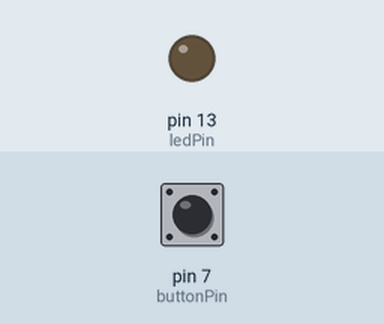
Recording of a sketch running on a simulated Arduino Uno, built with avr-gcc and run on an emulated ATmega328P. On the bench: output pins drawn as LEDs (lit = HIGH). The inputs (shaded band) are chosen by the test bench; at power-on: pin 7 (buttonPin) LOW.

Above: at 1.2 s.
1.3 s: pin 7 (buttonPin) pulled HIGH for 0.15 s
At 2.3 s:
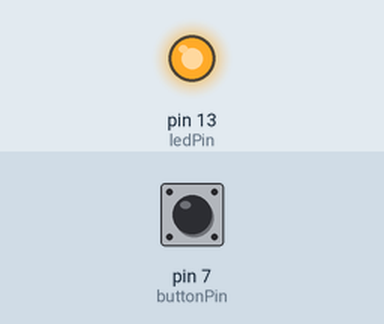
2.9 s: pin 7 (buttonPin) pulled HIGH for 1 s
At 3.5 s:
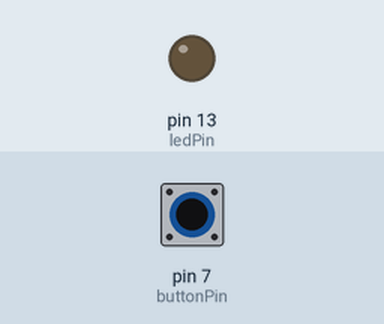
5.4 s: pin 7 (buttonPin) pulled HIGH for 3.2 s
At 6.6 s:
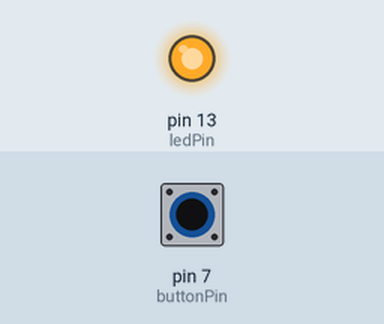
Timing chart, 0 to 8.4 s (numbered marks = the images above; inputs shaded):
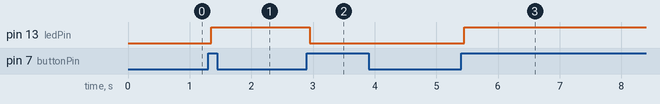

The sketch:

switch.ino
```cpp
int buttonPin = 7, ledPin =  13;
int buttonState = 0, lastButtonState = 0, ledState = LOW;

void setup() {
  pinMode(ledPin, OUTPUT);
  pinMode(buttonPin, INPUT);
}

void loop() {
  buttonState = digitalRead(buttonPin);
  if (buttonState != lastButtonState) {
    if (buttonState == HIGH)
      ledState = !ledState;
    delay(50);
  }
  lastButtonState = buttonState;
  digitalWrite(ledPin, ledState);
}
```

Measured:
- after the input at 1.3 s, pin 13 (ledPin): LOW → HIGH after 0.05 s
- after the input at 2.9 s, pin 13 (ledPin): HIGH → LOW after 0.05 s
- after the input at 5.4 s, pin 13 (ledPin): LOW → HIGH after 0.05 s
